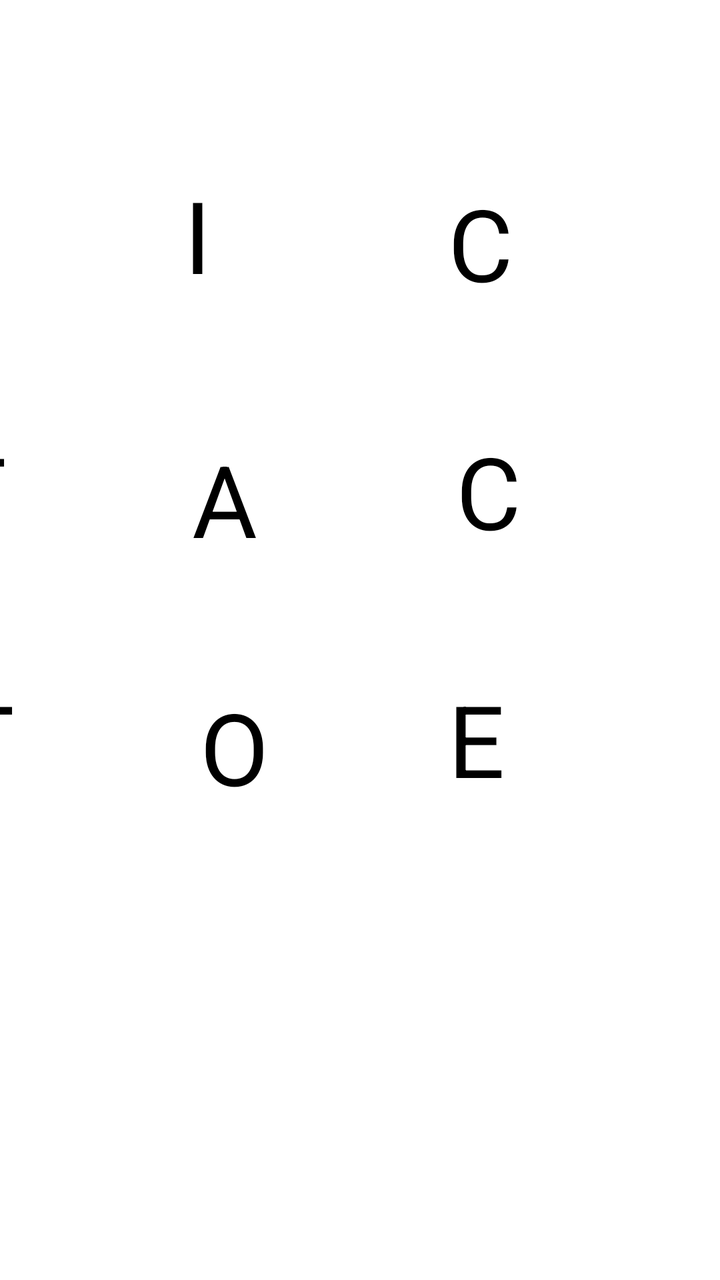
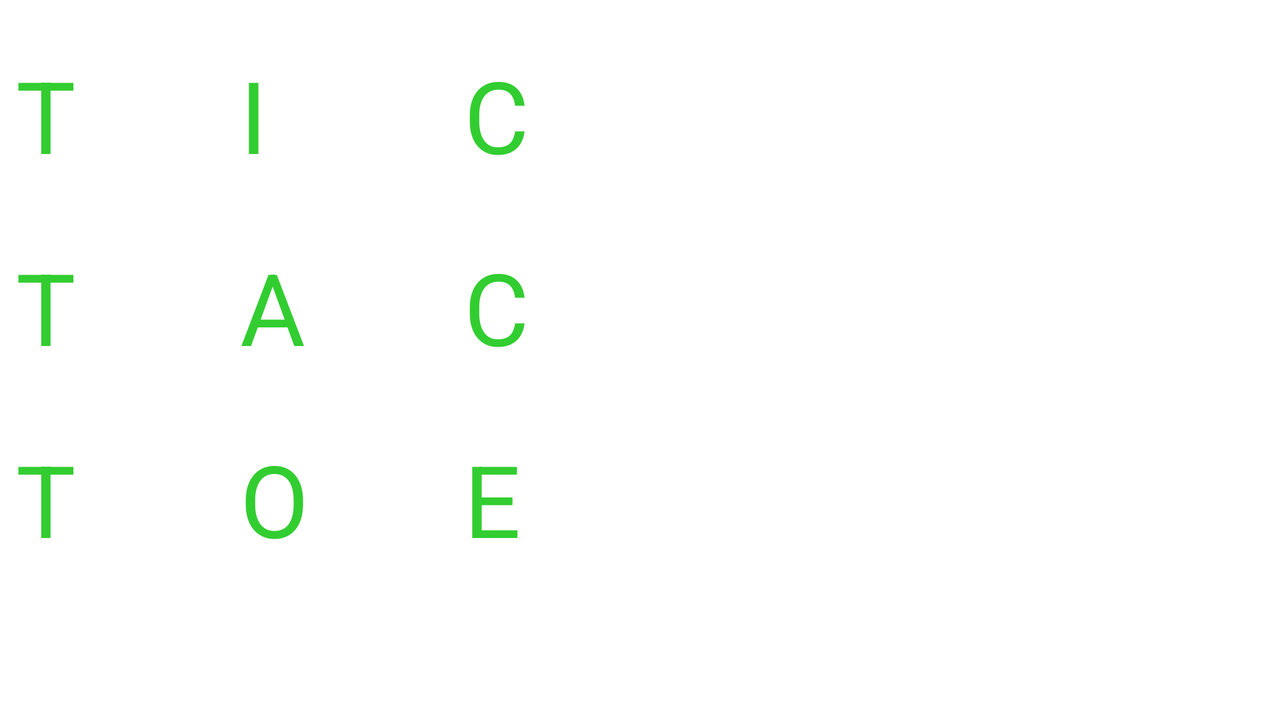

Two renders of one Android screen. The first uses the default layout on a phone; the second uses the alternative layout the repository ships for a different screen configuration, on a matching device. The two XML files are below.
<!-- AndroidManifest.xml: application theme Theme.TicTacToe -->
<!-- res/layout/activity_main.xml -->
<?xml version="1.0" encoding="utf-8"?>
<androidx.constraintlayout.widget.ConstraintLayout
        xmlns:android="http://schemas.android.com/apk/res/android"
        xmlns:tools="http://schemas.android.com/tools"
        xmlns:app="http://schemas.android.com/apk/res-auto"
        android:layout_width="match_parent"
        android:layout_height="match_parent"
        tools:context=".MainActivity">

    <Button
            android:layout_width="120dp"
            android:layout_height="120dp" android:id="@+id/button00"
            android:text="T"
            android:enabled="false"
            android:textSize="50sp"
            app:layout_constraintEnd_toStartOf="@+id/button01" android:layout_marginEnd="10dp"
            app:layout_constraintStart_toStartOf="@+id/button10"
            app:layout_constraintTop_toTopOf="@+id/button01"
            app:backgroundTint="#FF9800" android:layout_marginTop="4dp" tools:ignore="SpeakableTextPresentCheck"/>
    <Button
            android:layout_width="120dp"
            android:layout_height="120dp" android:id="@+id/button01"
            android:text="I"
            android:enabled="false"
            android:textSize="50sp"
            app:layout_constraintEnd_toStartOf="@+id/button02" android:layout_marginEnd="12dp"
            app:layout_constraintTop_toTopOf="parent" android:layout_marginTop="84dp" app:backgroundTint="#FF9800"
            tools:ignore="SpeakableTextPresentCheck"/>
    <Button
            android:layout_width="120dp"
            android:layout_height="120dp" android:id="@+id/button02"
            android:text="C"
            android:enabled="false"
            android:textSize="50sp"
            app:layout_constraintTop_toTopOf="@+id/button01"
            app:layout_constraintEnd_toEndOf="@+id/button12" app:backgroundTint="#FF9800" android:layout_marginTop="4dp"
            android:layout_marginEnd="4dp" tools:ignore="SpeakableTextPresentCheck"/>
    <Button
            android:layout_width="120dp"
            android:layout_height="120dp" android:id="@+id/button10"
            android:layout_marginTop="4dp"
            android:text="T"
            android:enabled="false"
            android:textSize="50sp"
            app:layout_constraintTop_toBottomOf="@+id/button00"
            app:layout_constraintStart_toStartOf="parent" android:layout_marginStart="38dp"
            app:layout_constraintEnd_toStartOf="@+id/button11" app:layout_constraintHorizontal_bias="0.904"
            android:layout_marginEnd="10dp" app:backgroundTint="#FF9800" tools:ignore="SpeakableTextPresentCheck"/>
    <Button
            android:layout_width="120dp"
            android:layout_height="120dp" android:id="@+id/button11"
            android:text="A"
            android:enabled="false"
            android:textSize="50sp"
            app:layout_constraintTop_toBottomOf="@+id/button01"
            android:layout_marginTop="12dp" app:layout_constraintEnd_toStartOf="@+id/button12"
            android:layout_marginEnd="12dp" app:backgroundTint="#FF9800" tools:ignore="SpeakableTextPresentCheck"/>
    <Button
            android:layout_width="120dp"
            android:layout_height="120dp" android:id="@+id/button12"
            android:text="C"
            android:enabled="false"
            android:textSize="50sp"
            app:layout_constraintTop_toBottomOf="@+id/button02"
            android:layout_marginTop="4dp" app:layout_constraintEnd_toEndOf="parent" android:layout_marginEnd="12dp"
            app:backgroundTint="#FF9800" tools:ignore="SpeakableTextPresentCheck"/>
    <Button
            android:layout_width="120dp"
            android:layout_height="120dp" android:id="@+id/button20"
            android:layout_marginTop="4dp"
            android:text="T"
            android:enabled="false"
            android:textSize="50sp"
            app:layout_constraintTop_toBottomOf="@+id/button10"
            app:layout_constraintStart_toStartOf="@+id/button10" app:backgroundTint="#FF9800"
            android:layout_marginStart="4dp" tools:ignore="SpeakableTextPresentCheck"/>
    <Button
            android:layout_width="120dp"
            android:layout_height="120dp" android:id="@+id/button21"
            android:layout_marginTop="4dp"
            android:text="O"
            android:enabled="false"
            android:textSize="50sp"
            app:layout_constraintTop_toBottomOf="@+id/button11" app:layout_constraintEnd_toStartOf="@+id/button22"
            android:layout_marginEnd="4dp" app:backgroundTint="#FF9800" tools:ignore="SpeakableTextPresentCheck"/>
    <Button
            android:layout_width="120dp"
            android:layout_height="120dp" android:id="@+id/button22"
            android:layout_marginTop="4dp" app:layout_constraintTop_toBottomOf="@+id/button12"
            android:text="E"
            android:enabled="false"
            android:textSize="50sp"
            app:layout_constraintEnd_toEndOf="@+id/button12" app:backgroundTint="#FF9800"
            android:layout_marginEnd="4dp" tools:ignore="SpeakableTextPresentCheck"/>
    <TextView
            android:layout_width="wrap_content"
            android:layout_height="wrap_content" android:id="@+id/textViewGameStatus"
            android:textSize="20sp"
            app:layout_constraintEnd_toEndOf="parent" app:layout_constraintStart_toStartOf="parent"
            app:textAllCaps="true" app:layout_constraintTop_toBottomOf="@+id/button21" android:layout_marginTop="96dp"
            android:textAppearance="@style/TextAppearance.AppCompat.Body2"/>

</androidx.constraintlayout.widget.ConstraintLayout>
<!-- resources referenced by this layout -->
<resources>

</resources>
<!-- res/layout-land/activity_main.xml (the repository's variant of the layout above) -->
<!-- drawn on the phone turned sideways -->
<?xml version="1.0" encoding="utf-8"?>
<androidx.constraintlayout.widget.ConstraintLayout
        xmlns:android="http://schemas.android.com/apk/res/android"
        xmlns:tools="http://schemas.android.com/tools"
        xmlns:app="http://schemas.android.com/apk/res-auto"
        android:layout_width="match_parent"
        android:layout_height="match_parent"
        android:orientation="horizontal"
        tools:context=".MainActivity">

    <Button
            style="@style/HalloweenStyle"
            android:layout_width="80dp"
            android:layout_height="80dp" android:id="@+id/button02"
            android:text="C"
            android:enabled="false"
            android:textSize="50sp"
            tools:ignore="SpeakableTextPresentCheck"
            app:layout_constraintStart_toEndOf="@+id/button01"
            app:layout_constraintTop_toTopOf="parent" android:layout_marginStart="32dp"
            android:layout_marginTop="24dp"/>
    <Button
            style="@style/HalloweenStyle"
            android:layout_width="80dp"
            android:layout_height="80dp" android:id="@+id/button22"
            android:text="E"
            android:enabled="false"
            android:textSize="50sp"
            tools:ignore="SpeakableTextPresentCheck"
            app:layout_constraintStart_toEndOf="@+id/button21"
            app:layout_constraintTop_toBottomOf="@+id/button12" android:layout_marginStart="32dp"
            android:layout_marginTop="16dp"/>
    <Button
            style="@style/HalloweenStyle"
            android:layout_width="80dp"
            android:layout_height="80dp" android:id="@+id/button11"
            android:text="A"
            android:enabled="false"
            android:textSize="50sp"
            tools:ignore="SpeakableTextPresentCheck"
            app:layout_constraintStart_toEndOf="@+id/button10"
            app:layout_constraintTop_toBottomOf="@+id/button01" android:layout_marginStart="32dp"
            android:layout_marginTop="16dp"/>
    <Button
            style="@style/HalloweenStyle"
            android:layout_width="80dp"
            android:layout_height="80dp" android:id="@+id/button12"
            android:text="C"
            android:enabled="false"
            android:textSize="50sp"
            tools:ignore="SpeakableTextPresentCheck"
            app:layout_constraintStart_toEndOf="@+id/button11"
            app:layout_constraintTop_toBottomOf="@+id/button02" android:layout_marginStart="32dp"
            android:layout_marginTop="16dp"/>
    <Button
            style="@style/HalloweenStyle"
            android:layout_width="80dp"
            android:layout_height="80dp" android:id="@+id/button10"
            android:text="T"
            android:enabled="false"
            android:textSize="50sp"
            tools:ignore="SpeakableTextPresentCheck"
            app:layout_constraintStart_toStartOf="parent"
            app:layout_constraintTop_toBottomOf="@+id/button00" android:layout_marginTop="16dp"
            android:layout_marginStart="8dp"/>
    <Button
            style="@style/HalloweenStyle"
            android:layout_width="80dp"
            android:layout_height="80dp" android:id="@+id/button21"
            android:text="O"
            android:enabled="false"
            android:textSize="50sp"
            tools:ignore="SpeakableTextPresentCheck"
            app:layout_constraintStart_toEndOf="@+id/button20"
            android:layout_marginStart="32dp" app:layout_constraintTop_toBottomOf="@+id/button11"
            android:layout_marginTop="16dp"/>
    <Button
            style="@style/HalloweenStyle"
            android:layout_width="80dp"
            android:layout_height="80dp" android:id="@+id/button01"
            android:text="I"
            android:enabled="false"
            android:textSize="50sp"
            tools:ignore="SpeakableTextPresentCheck"
            app:layout_constraintStart_toEndOf="@+id/button00"
            app:layout_constraintTop_toTopOf="parent" android:layout_marginStart="32dp"
            android:layout_marginTop="24dp"/>
    <Button
            style="@style/HalloweenStyle"
            android:layout_width="80dp"
            android:layout_height="80dp" android:id="@+id/button20"
            android:text="T"
            android:enabled="false"
            android:textSize="50sp"
            tools:ignore="SpeakableTextPresentCheck"
            app:layout_constraintStart_toStartOf="parent" app:layout_constraintTop_toBottomOf="@+id/button10"
            android:layout_marginTop="16dp" android:layout_marginStart="8dp"
    />
    <Button
            style="@style/HalloweenStyle"
            android:layout_width="80dp"
            android:layout_height="80dp" android:id="@+id/button00"
            android:text="T"
            android:enabled="false"
            android:textSize="50sp"
            tools:ignore="SpeakableTextPresentCheck"
            app:layout_constraintStart_toStartOf="parent"
            app:layout_constraintTop_toTopOf="parent" android:layout_marginTop="24dp"
            android:layout_marginStart="8dp"/>
    <TextView
            android:layout_width="wrap_content"
            android:layout_height="wrap_content" android:id="@+id/textViewGameStatus"
            android:textSize="20sp"
            app:textAllCaps="true"
            android:textAppearance="@style/TextAppearance.AppCompat.Body2"
            app:layout_constraintStart_toEndOf="@+id/button12" app:layout_constraintTop_toTopOf="parent"
            app:layout_constraintEnd_toEndOf="parent" app:layout_constraintBottom_toBottomOf="parent"/>

</androidx.constraintlayout.widget.ConstraintLayout>
<!-- resources referenced by the variant -->
<!-- as the phone turned sideways resolves them -->
<resources>
  <style name="HalloweenStyle" parent="TextAppearance.AppCompat">
          <item name="android:textColor">#32cd30</item>
          <item name="backgroundTint">#FF9800</item>
      </style>
</resources>
